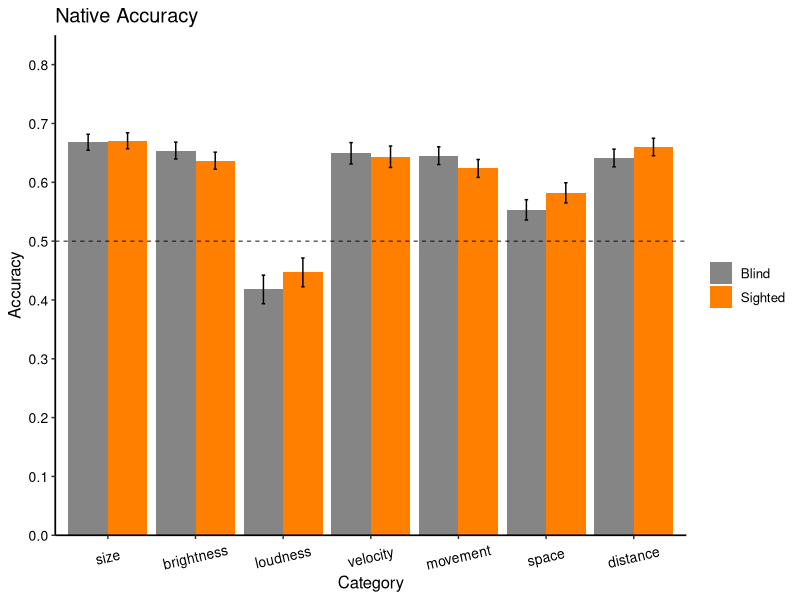
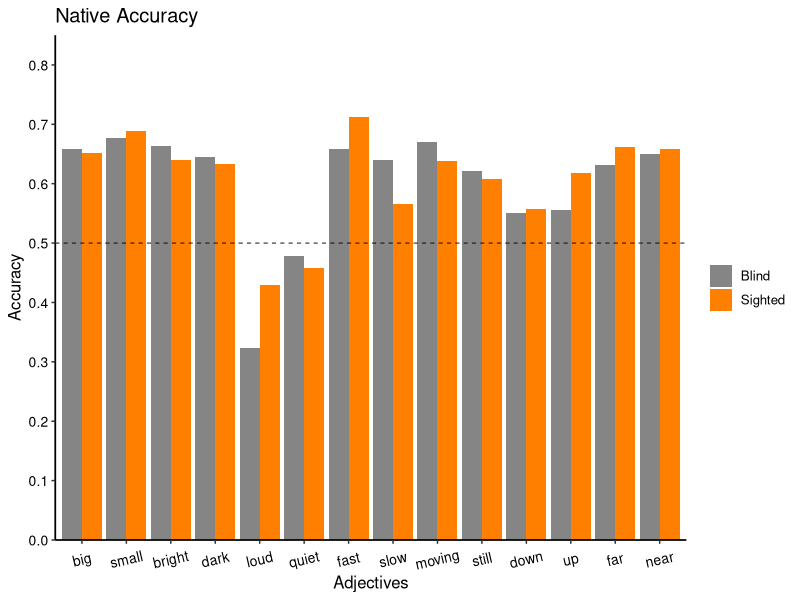

Source code (R) for these figures, in order:
## ---- chunk 1
# Load and install (if missing) the recquired packages
list.of.packages <- c("tidyverse", 
                      "knitr", 
                      "reshape2", 
                      "lme4",
                      "nlme",
                      "car")
new.packages <- list.of.packages[!(list.of.packages %in% installed.packages()[,"Package"])]
if(length(new.packages)) install.packages(new.packages)

lapply(list.of.packages, library, character.only = TRUE)

# set script folder as working dir
setwd(dirname(rstudioapi::getActiveDocumentContext()$path))

# set to true to show the code chunk
knitr::opts_chunk$set(echo = TRUE)
## ---- chunk 2

allData<-read.csv("data/allData.csv", header = TRUE)

## ---- chunk 3

allData %>% 
  group_by(pseudoid, group, category) %>% 
  count() %>% 
  pivot_wider(names_from = category, values_from = n) %>% 
  print(n = 46)

## ---- chunk 4

allData$rawAccuracy <- as.integer(allData$response == allData$meaning)

allData %>%
  group_by(group) %>%
  summarize(rawAccuracy = mean(rawAccuracy), 
            .groups = 'keep')

allData$nativeAccuracy <- ifelse(allData$value == 'goodop', 
                                 abs(allData$rawAccuracy - 1), 
                                 allData$rawAccuracy + 0)

allData %>%
  group_by(group) %>%
  summarize(native_acc = mean(nativeAccuracy), 
            .groups = 'keep')

allData %>%
  group_by(group) %>%
  summarize(raw_acc = mean(rawAccuracy), 
            native_acc = mean(nativeAccuracy), 
            .groups = 'keep')

## ---- chunk 5

categoryAccuracy_wide <- allData %>%
  group_by(category, group) %>%
  summarize(rawAccuracy = mean(rawAccuracy), nativeAccuracy = mean(nativeAccuracy), 
            .groups = 'keep') %>% 
  pivot_wider(names_from = group, values_from = c(rawAccuracy, nativeAccuracy))

print(categoryAccuracy_wide)

## ---- chunk 6

categoryAccuracy_tidy <- allData %>%
  group_by(group, category) %>%
  summarize(rawAccuracy_mean = mean(rawAccuracy), nativeAccuracy_mean = mean(nativeAccuracy), 
            rawAccuracy_sd = sd(rawAccuracy), nativeAccuracy_sd = sd(nativeAccuracy),
            n = n(),
            rawAccuracy_se = rawAccuracy_sd / sqrt(n), nativeAccuracy_se = nativeAccuracy_sd / sqrt(n),
            .groups = 'keep')

print(categoryAccuracy_tidy)

ggplot(data = categoryAccuracy_tidy, 
       aes(x = as.factor(category), y = nativeAccuracy_mean, fill = group)) +
  geom_bar(stat="identity", position=position_dodge()) +
  theme_classic() +
  scale_fill_manual(values=c('grey52','darkorange1'), labels=c('Blind', 'Sighted')) +
  scale_y_continuous(limits=c(0, 0.85), breaks=seq(0, 0.85, 0.1), expand = c(0,0)) +
  scale_x_discrete(limits=c("1", "3", "4", "6", "7", "8", "9"),
                   labels = c("size", "brightness", "loudness", "velocity", "movement", "space", "distance")) + 
  geom_errorbar(aes(ymin = nativeAccuracy_mean - nativeAccuracy_se,
                    ymax = nativeAccuracy_mean + nativeAccuracy_se),
                width = .08,
                position = position_dodge(.9)) +
  labs(x="Category", y="Accuracy") +
  ggtitle("Native Accuracy") +
  theme(
    text=element_text(size=12), 
    axis.line = element_line(size = 0.6), 
    axis.text.x = element_text(size=10,colour="black",
                               angle = 13,
                               vjust = .5, 
                               hjust = 0.5), 
    axis.text.y = element_text(size=10, colour='black'), 
    legend.title=element_blank())+
  geom_hline(yintercept=c(0.5), linetype="dashed", colour="black", size=0.3)

## ---- chunk 7

nativeResult <- glmer(nativeAccuracy ~ category + group + category*group +
        (1 | pseudoid) + (1 | language:stimulus), 
      data = allData,
      family = binomial,
      control = glmerControl(optimizer="bobyqa"))

summary(nativeResult)

Anova(nativeResult)

# calculate odd ratio and confidence intervals
se <- sqrt(diag(vcov(nativeResult)))
tab <- cbind(Est = fixef(nativeResult),
             LL = fixef(nativeResult) - 1.96 * se,
             UL = fixef(nativeResult) + 1.96 * se)

# print odd-ratio and confidence interval
print(exp(tab[2:4,]), digits=3)

## ---- chunk 8

cat1 = glmer(nativeAccuracy ~ group +
        (1 | pseudoid) + (1 | language:stimulus),
      subset(allData, category == 1),
      family = binomial,
      control=glmerControl(optimizer="bobyqa"))

summary(cat1)

Anova(cat1)

catOne_EB <- subset(allData, category == 1 & group == 'EB')
binom.test(sum(catOne_EB$grade), nrow(catOne_EB), p = .5)

catOne_SC <- subset(allData, category == 1 & group == 'SC')
binom.test(sum(catOne_SC$grade), nrow(catOne_SC), p = .5)

## ---- chunk 9

cat3 = glmer(nativeAccuracy ~ group +
        (1 | pseudoid) + (1 | language:stimulus),
      subset(allData, category == 3),
      family = binomial,
      control=glmerControl(optimizer="bobyqa"))

summary(cat3)

## ---- chunk 10

cat4 = glmer(nativeAccuracy ~ group +
        (1 | pseudoid) + (1 | language:stimulus),
      subset(allData, category == 4),
      family = binomial,
      control=glmerControl(optimizer="bobyqa"))

summary(cat4)

## ---- chunk 11

cat6 = glmer(nativeAccuracy ~ group +
        (1 | pseudoid) + (1 | language:stimulus),
      subset(allData, category == 6),
      family = binomial,
      control=glmerControl(optimizer="bobyqa"))

summary(cat6)

## ---- chunk 12

cat7 = glmer(nativeAccuracy ~ group +
        (1 | pseudoid) + (1 | language:stimulus),
      subset(allData, category == 7),
      family = binomial,
      control=glmerControl(optimizer="bobyqa"))

summary(cat7)

## ---- chunk 13

cat8 = glmer(nativeAccuracy ~ group +
        (1 | pseudoid) + (1 | language:stimulus),
      subset(allData, category == 8),
      family = binomial,
      control=glmerControl(optimizer="bobyqa"))

summary(cat8)

## ---- chunk 14

cat9 = glmer(nativeAccuracy ~ group +
        (1 | pseudoid) + (1 | language:stimulus),
      subset(allData, category == 9),
      family = binomial,
      control=glmerControl(optimizer="bobyqa"))

summary(cat9)

## ---- chunk 15

big = glmer(nativeAccuracy ~ group +
        (1 | pseudoid) + (1 | language:stimulus),
      subset(allData, meaning == "big"),
      family = binomial,
      control=glmerControl(optimizer="bobyqa"))

summary(big)

## ---- chunk 16

small = glmer(nativeAccuracy ~ group +
        (1 | pseudoid) + (1 | language:stimulus),
      subset(allData, meaning == "small"),
      family = binomial,
      control=glmerControl(optimizer="bobyqa"))

summary(small)

## ---- chunk 17

bright = glmer(nativeAccuracy ~ group +
        (1 | pseudoid) + (1 | language:stimulus),
      subset(allData, meaning == "bright"),
      family = binomial,
      control=glmerControl(optimizer="bobyqa"))

summary(bright)

## ---- chunk 18

dark = glmer(nativeAccuracy ~ group +
        (1 | pseudoid) + (1 | language:stimulus),
      subset(allData, meaning == "dark"),
      family = binomial,
      control=glmerControl(optimizer="bobyqa"))

summary(dark)

## ---- chunk 19

loud = glmer(nativeAccuracy ~ group +
        (1 | pseudoid) + (1 | language:stimulus),
      subset(allData, meaning == "loud"),
      family = binomial,
      control=glmerControl(optimizer="bobyqa"))

summary(loud)

## ---- chunk 20

quiet = glmer(nativeAccuracy ~ group +
        (1 | pseudoid) + (1 | language:stimulus),
      subset(allData, meaning == "quiet"),
      family = binomial,
      control=glmerControl(optimizer="bobyqa"))

summary(quiet)

## ---- chunk 21

fast = glmer(nativeAccuracy ~ group +
        (1 | pseudoid) + (1 | language:stimulus),
      subset(allData, meaning == "fast"),
      family = binomial,
      control=glmerControl(optimizer="bobyqa"))

summary(fast)

## ---- chunk 22

slow = glmer(nativeAccuracy ~ group +
        (1 | pseudoid) + (1 | language:stimulus),
      subset(allData, meaning == "slow"),
      family = binomial,
      control=glmerControl(optimizer="bobyqa"))

summary(slow)

## ---- chunk 23

moving = glmer(nativeAccuracy ~ group +
        (1 | pseudoid) + (1 | language:stimulus),
      subset(allData, meaning == "moving"),
      family = binomial,
      control=glmerControl(optimizer="bobyqa"))

summary(moving)

## ---- chunk 24

still = glmer(nativeAccuracy ~ group +
        (1 | pseudoid) + (1 | language:stimulus),
      subset(allData, meaning == "still"),
      family = binomial,
      control=glmerControl(optimizer="bobyqa"))

summary(still)

## ---- chunk 25

down = glmer(nativeAccuracy ~ group +
        (1 | pseudoid) + (1 | language:stimulus),
      subset(allData, meaning == "down"),
      family = binomial,
      control=glmerControl(optimizer="bobyqa"))

summary(down)

## ---- chunk 26

up = glmer(nativeAccuracy ~ group +
        (1 | pseudoid) + (1 | language:stimulus),
      subset(allData, meaning == "up"),
      family = binomial,
      control=glmerControl(optimizer="bobyqa"))

summary(up)

## ---- chunk 27

far = glmer(nativeAccuracy ~ group +
        (1 | pseudoid) + (1 | language:stimulus),
      subset(allData, meaning == "far"),
      family = binomial,
      control=glmerControl(optimizer="bobyqa"))

summary(far)

## ---- chunk 28

near = glmer(nativeAccuracy ~ group +
        (1 | pseudoid) + (1 | language:stimulus),
      subset(allData, meaning == "near"),
      family = binomial,
      control=glmerControl(optimizer="bobyqa"))

summary(near)

## ---- chunk 29

adjAccuracy_tidy <- allData %>%
  group_by(group, meaning) %>%
  summarize(rawAccuracy = mean(rawAccuracy), nativeAccuracy = mean(nativeAccuracy), 
            .groups = 'keep')

ggplot(data = adjAccuracy_tidy, 
       aes(x = as.factor(meaning), y = nativeAccuracy, fill = group)) +
  geom_bar(stat="identity", position=position_dodge()) +
  theme_classic() +
  scale_fill_manual(values=c('grey52','darkorange1'), labels=c('Blind', 'Sighted')) +
  scale_y_continuous(limits=c(0, 0.85), breaks=seq(0, 0.85, 0.1), expand = c(0,0)) +
  scale_x_discrete(limits=c("big", "small", "bright", "dark", "loud", "quiet", "fast", "slow", "moving", "still", "down", "up", "far", "near"),
                   labels = c("big", "small", "bright", "dark", "loud", "quiet", "fast", "slow", "moving", "still", "down", "up", "far", "near")) + 
  labs(x="Adjectives", y="Accuracy") +
  ggtitle("Native Accuracy") +
  theme(
    text=element_text(size=12), 
    axis.line = element_line(size = 0.6), 
    axis.text.x = element_text(size=10,colour="black",
                               angle = 13,
                               vjust = .5, 
                               hjust = 0.5), 
    axis.text.y = element_text(size=10, colour='black'), 
    legend.title=element_blank())+
  geom_hline(yintercept=c(0.5), linetype="dashed", colour="black", size=0.3)
